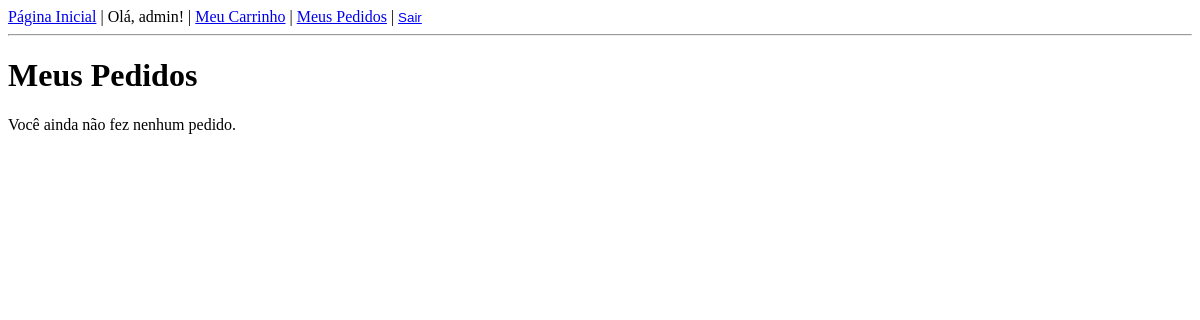
The page /meus-pedidos/ (signed in) on the database as committed earlier.
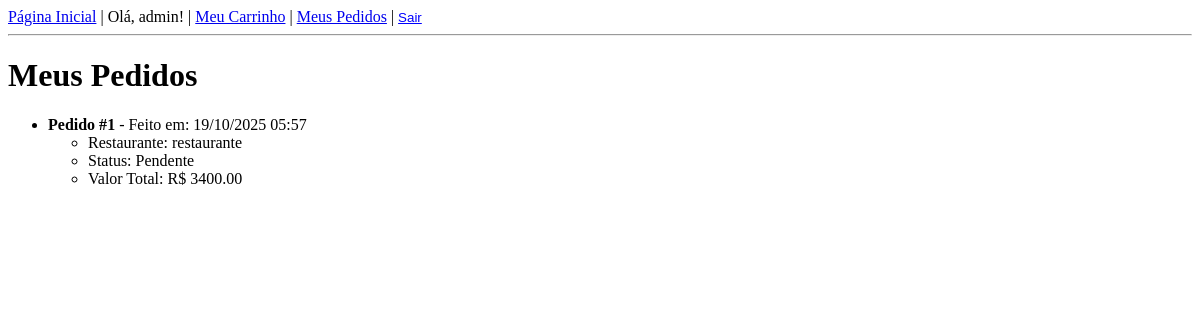
The same page on the database as committed later.
### core/models.py (models this page shows, shortened)
class Pedido(models.Model):
    STATUS_CHOICES = [
        ('Pendente', 'Pendente'),
        ('Em preparação', 'Em preparação'),
        ('A caminho', 'A caminho'),
        ('Entregue', 'Entregue'),
        ('Cancelado', 'Cancelado'),
    ]
    cliente = models.ForeignKey(Cliente, on_delete=models.SET_NULL, null=True, related_name='pedidos')
    restaurante = models.ForeignKey(Restaurante, on_delete=models.CASCADE, related_name='pedidos')
    status = models.CharField(max_length=20, choices=STATUS_CHOICES, default='Pendente')
    data_pedido = models.DateTimeField(auto_now_add=True)
    valor_total = models.DecimalField(max_digits=10, decimal_places=2, default=0.00)

class Restaurante(models.Model):
    nome = models.CharField(max_length=100)
    endereco = models.TextField()
    horario_funcionamento = models.CharField(max_length=100, help_text="Ex: 08:00-22:00")
    tipo_cozinha = models.CharField(max_length=50)

### core/views.py (the view)
# urls.py: path('meus-pedidos/', views.meus_pedidos, name='meus_pedidos'),
@login_required
def meus_pedidos(request):
    pedidos_do_usuario = Pedido.objects.filter(cliente__user=request.user).order_by('-data_pedido')
    contexto = {
        'pedidos': pedidos_do_usuario
    }
    return render(request, 'core/meus_pedidos.html', contexto)

### core/templates/core/meus_pedidos.html
{% extends 'core/base.html' %}
{% block content %}
    <h1>Meus Pedidos</h1>
    {% if pedidos %}
        <ul>
            {% for pedido in pedidos %}
                <li>
                    <strong>Pedido #{{ pedido.id }}</strong> - Feito em: {{ pedido.data_pedido|date:"d/m/Y H:i" }}
                    <ul>
                        <li>Restaurante: {{ pedido.restaurante.nome }}</li>
                        <li>Status: {{ pedido.status }}</li>
                        <li>Valor Total: R$ {{ pedido.valor_total }}</li>
                    </ul>
                </li>
                <br>
            {% endfor %}
        </ul>
    {% else %}
        <p>Você ainda não fez nenhum pedido.</p>
    {% endif %}
{% endblock %}

Rows that differ between the two databases and show on the page:
added Pedido: id "1", data_pedido "19/10/2025 05:57", restaurante.nome "restaurante", status "Pendente", valor_total "3400.00"
Other text that changed with them:
text no longer shown: "Você ainda não fez nenhum pedido."
